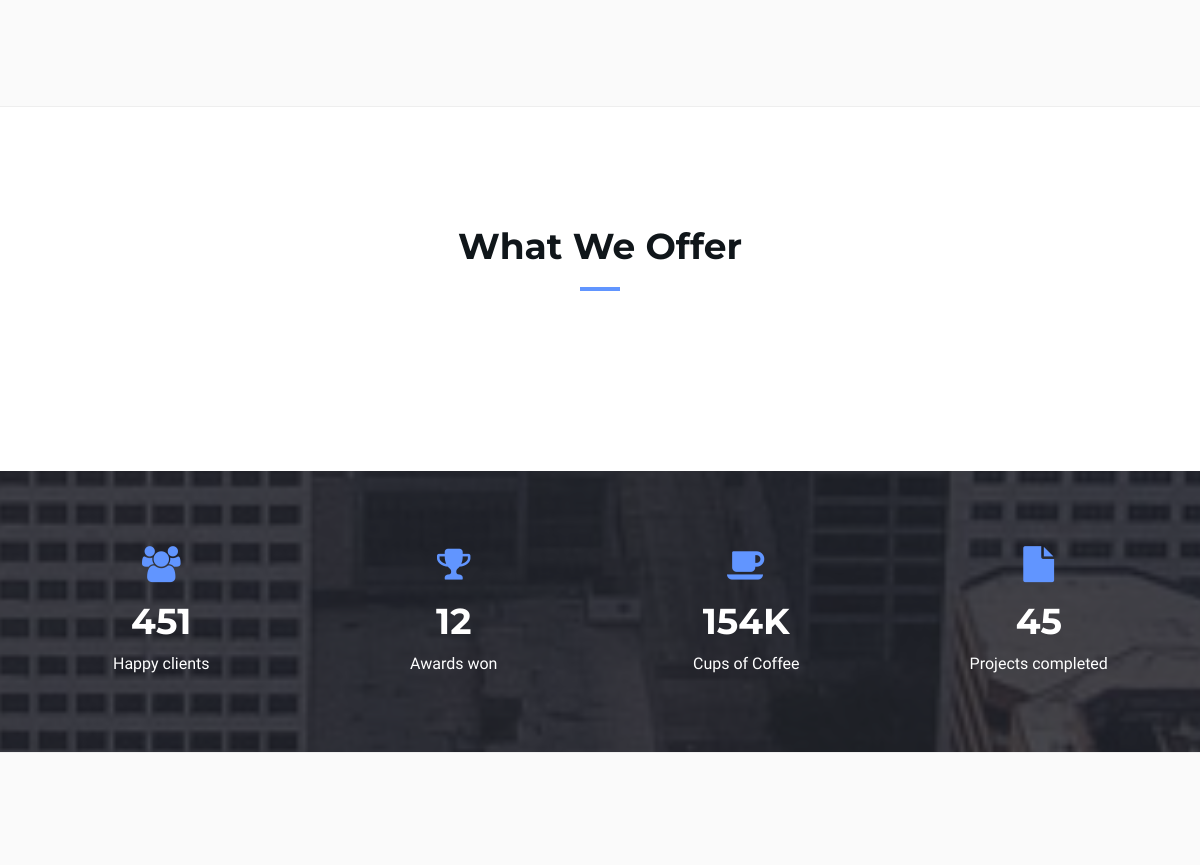
The app's page / (middle part), older data.
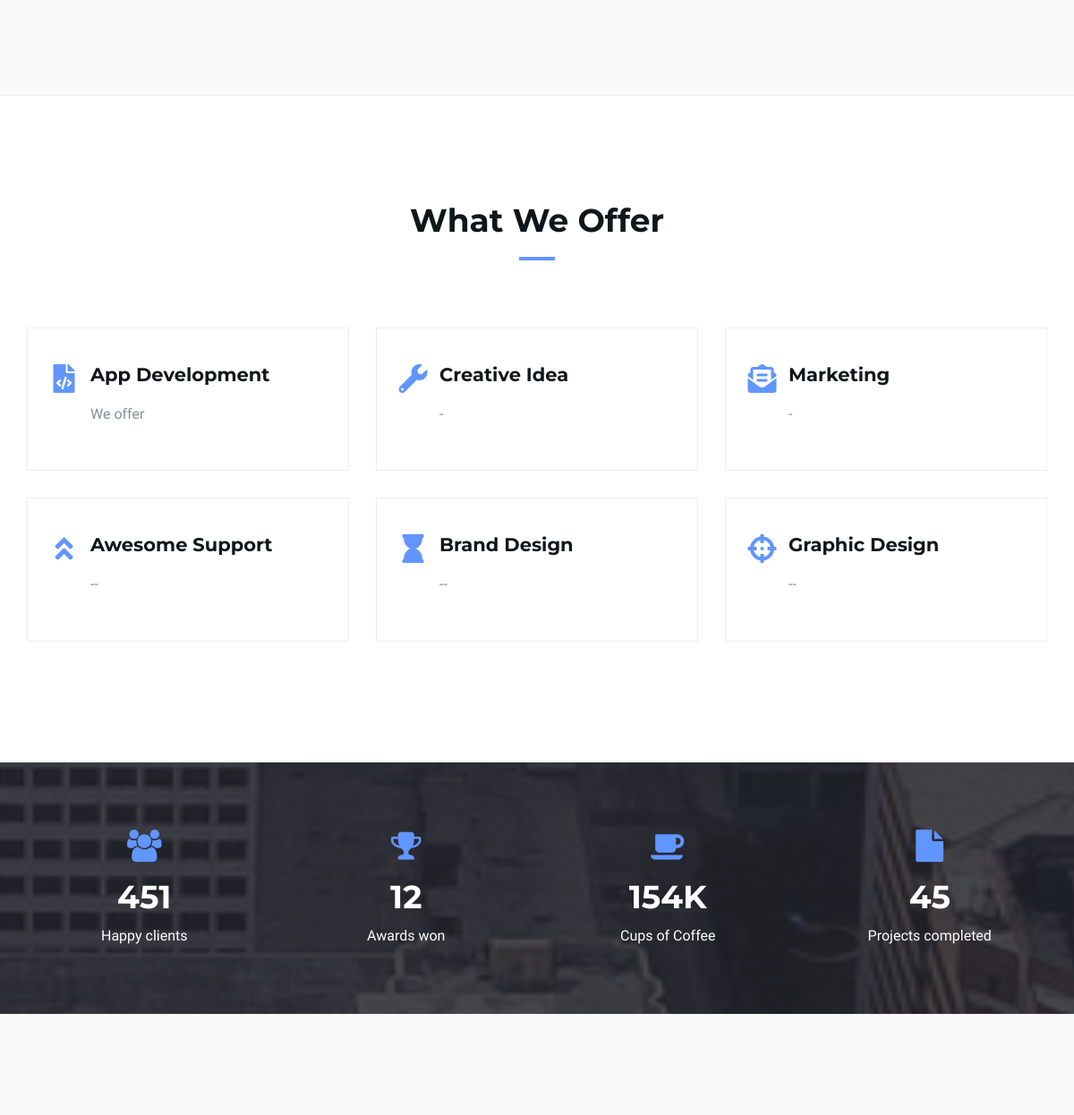
The same page, newer data.
### tables this page shows
CREATE TABLE `service` (
  `id` int(11) NOT NULL,
  `icon` varchar(100) NOT NULL,
  `title` varchar(100) NOT NULL,
  `deskripsi` varchar(220) NOT NULL
);

### application/views/home/homepage.php (called while the page is built, shortened)
<?php $this->load->view('partials/user/about')?>
<?php $this->load->view('partials/user/portofolio')?>
<?php $this->load->view('partials/user/service')?>

### application/controllers/Home.php (called while the page is built, shortened)
<?php defined('BASEPATH') or exit('No direct script access allowed');
class Home extends CI_Controller
{
    public function __construct()
    {
        $this->load->model('Member_model');
        $this->load->model('Home_model');
		$this->load->model('Company_model');
    }
    public function index()
    {
        $data['title'] = 'Bio Project';
        $data['service'] = $this->Home_model->getAllService();
        $this->load->view('partials/user/header', $data);
        $this->load->view('home/homepage.php');
        $this->load->view('partials/user/footer');
    }
}

### index.php (called while the page is built, shortened)
<?php
require_once BASEPATH.'core/CodeIgniter.php';

### application/models/Home_model.php (called while the page is built, shortened)
<?php
class Home_model extends CI_Model {
  public function getAllService()
  {
      $this->db->from('service');
      $query = $this->db->get();
      return $query->result_array();
  }
}

### application/views/partials/user/service.php (the view)
<div id="service" class="section md-padding">
    <div class="container">
        <div class="row">
            <div class="section-header text-center">
                <h2 class="title">What we offer</h2>
            </div>
            <?php
                foreach($service as $a):
                  $icon=$a['icon'];
                  $title=$a['title'];
                  $deskripsi=$a['deskripsi'];
              ?>
            <div class="col-md-4 col-sm-6">
                <div class="service">
                  <i class="<?= $icon; ?>"></i>
                  <h3><?= $title; ?></h3>
                  <p><?= $deskripsi; ?></p>
                </div>
            </div>
          <?php endforeach ?>
        </div>
    </div>
</div>

Row changes from the older to the newer data that the page shows:
added service: title "App Development", deskripsi "We offer"
added service: title "Creative Idea", deskripsi "-"
added service: title "Marketing", deskripsi "-"
added service: title "Awesome Support", deskripsi "--"
added service: title "Brand Design", deskripsi "--"
added service: title "Graphic Design", deskripsi "--"
